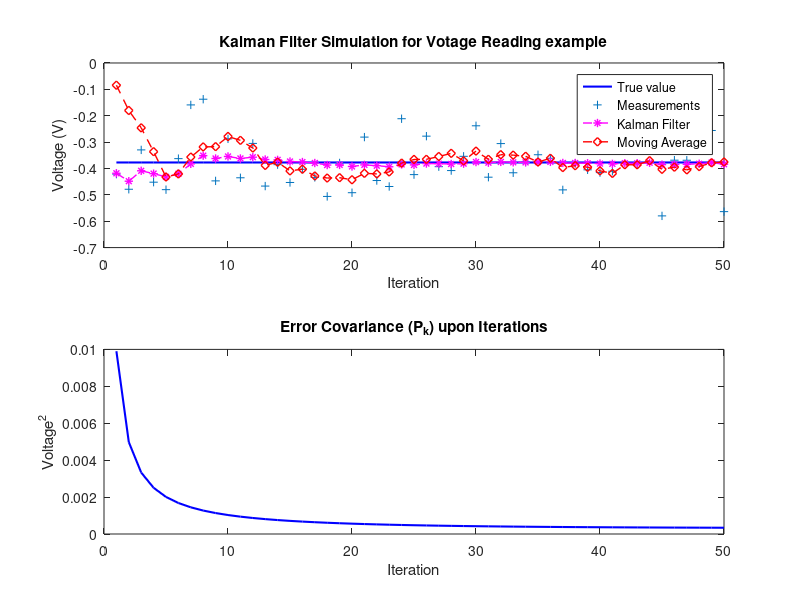

The MATLAB script that drew this image:
%--------------------------------------------------------------------------
% Name:            simpleKalmanFilter.m
%
% Description:     Implementation of Kalman Fiter in Matlab according to 
%                  the paper entitled "An Introduction to the Kalman Filter"
%                  by Greg Welch and Gary Bishop. The paper is available at
%                  https://www.cs.unc.edu/~welch/media/pdf/kalman_intro.pdf
%                  This example is based on the voltage reading error
%                  expressed in the above mentioned paper. The resultant
%                  graph could be a little bit different from the provided
%                  one in the paper because of the random generator used in
%                  this specific implementation.
%
% Author:          Cung Lian Sang
%                  salaikyonekyone12@gmail.com (or)
%                  csang@tecahfak.uni-bielefeld.de
%
% Date:            August 10, 2018
%--------------------------------------------------------------------------


close all; clear; clc;

%%%%%%%%%%%%%%%%%%%%%%%%%%%%%%%%%%%%%%%%%%%%%%%
%%% Initial Parameters & System Design %%%%%%%%
%%%%%%%%%%%%%%%%%%%%%%%%%%%%%%%%%%%%%%%%%%%%%%%

no_Samples = 50;            % no. of samples
Vtrue = -0.37727;           % true value
sigma_meas = 0.1;           % measurement sigma value (error variation)
iteration = 1: no_Samples;
Xtrue = zeros(1, no_Samples); % Vector of true value (for graph)
Xtrue(:) = Vtrue;



% Previous state estimated value (a priori)
Xk_prev = [];           % \cap{x_k}_minus symbol in documentation (priori)

% Current state (a posteriori) estimate value (initial guess): 
% it is guessed that 0.2 times error of the true value in initial state
Xk =  Vtrue * 0.2;       % this is our initial guess (a posteriori)

% State transtion Matrix A represents the dynamics of the system.
% Here we read voltage data from only one reading. so A = 1 (one value matrix)
A = 1;

% The error matrix (or the confidence matrix): Pk states whether more weight
% should be given to the new measurement or to the model estimated value.
Pk = 1.0;               % Pk cannot be zero in initial guess (a posteriori)
Pk_prev = [];           % P_k_minus symbol in the paper (a Priori)

% Q is the process noise covariance. It represents the amount of uncertainty
% in the model. In practice, it is really difficult to know the exact
% value. Normally, it is assumed that the noise is Gaussian with zero mean.
Q = 1 * 10^-5 ;         % process noise (system model error)

% % H is the measurement matrix or Observation model matrix. 
% Again only one reading infos. So a matix of 1.
H = 1;

% R is the measurement noise covariance. It represents the amount of errror
% in our measurement. Here, a matrix with single value again. In practice,
% this value can be found statistically before the KF is applied.
R = 0.1 * 0.1 ;        % measurement noise (feel free to play with the value)


% Buffers for plotting the results on the Graph
Xk_buffer = zeros(1, no_Samples);      % Kalman's estimated data buffer              
Z_buffer = zeros(1, no_Samples);       % noisy measurement data buffer
Pk_buffer = zeros(1, no_Samples);      % error covariance data buffer


%%%%%%%%%%%%%%%%%%%%%%%%%%%%%%%%%%%%%%%%
%%% Kalman Iteration %%%%%%%%%%%%%%%%%%%
%%%%%%%%%%%%%%%%%%%%%%%%%%%%%%%%%%%%%%%%

for i = 1 : no_Samples
    
    % Z is the measurement vector. Here, the simulated noise is added to the 
    % voltage reading data. In practice, the real data should come here.
    Z = Xtrue(i)+ sigma_meas * randn;    % simulated noise multipy by 0.1 variation
    Z_buffer(i) = Z;
        
    
    %%%%%%%%%%%%%%%%%%%%%%%%%%%%%%%%%%%%%%%%%%%%%%%
    %%% Time Update (a.k.a. Prediction stage)%%%%%%
    %%%%%%%%%%%%%%%%%%%%%%%%%%%%%%%%%%%%%%%%%%%%%%%   
    % 1. Project the state ahead
    Xk_prev = A * Xk ;          % There is no control signal input. So, uk = 0;
    
    % 2. Project the error covariance ahead
    Pk_prev = A * Pk * A' + Q;  % Initial value for Pk shoud be guessed.                   
                                   
    
    %%%%%%%%%%%%%%%%%%%%%%%%%%%%%%%%%%%%%%%%%%%%%%%%%%%%%%%%%%%%%%%%%%%%%%%
    %%% Measurement Update (a.k.a. Correction or Innovation stage) %%%%%%%
    %%%%%%%%%%%%%%%%%%%%%%%%%%%%%%%%%%%%%%%%%%%%%%%%%%%%%%%%%%%%%%%%%%%%%%%
    S = H * Pk_prev * H' + R;   % prepare for the inverse Matrix
    
    % 1. compute the Kalman gain
    K = (Pk_prev * H')/S;       % K = Pk_prev * H' * inv(S); 
    
    % 2. update the estimate with measurement Zk
    Xk = Xk_prev + K * (Z - H * Xk_prev);
    Xk_buffer(:, i) = Xk;
    
    % 3. Update the error Covariance
    Pk = Pk_prev - K * H * Pk_prev;   % Pk = (I - K*H)Pk_prev
    
    Pk_buffer(i) = Pk;        % for graphical result purpose only
    
end


% Moving Average Filter for comparing the results
windowSize = 5;
b = (1/windowSize)*ones(1,windowSize);
a = 1;
movingAverage = filter(b, a, Z_buffer);


%%%%%%%%%%%%%%%%%%%%%%%%%%%%%%%%%%%%%%%%%%%%
%%% Plot the resultant graph %%%%%%%%%%%%%%%
%%%%%%%%%%%%%%%%%%%%%%%%%%%%%%%%%%%%%%%%%%%%

% Graphcial comparison b/w Kalman filter and Noisy Measurement
figure;
subplot(2,1,1)
plot(iteration, Xtrue, 'b', 'LineWidth', 1.5);
hold on;
% scatter(iteration, Z_buffer, '+', 'k', 'LineWidth', 1.5);
scatter(iteration, Z_buffer, [], '+');
plot(iteration, Xk_buffer, 'm--*', 'LineWidth', 1);
plot(iteration, movingAverage, 'r--d', 'LineWidth', 1);
title('Kalman Filter Simulation for Votage Reading example');
xlabel('Iteration');
ylabel('Voltage (V)');
legend('True value','Measurements','Kalman Filter', 'Moving Average');
hold off;

% Graph of Error Covariance 
subplot(2, 1, 2)
plot(iteration, Pk_buffer,'b', 'Linewidth', 1.5);
title('Error Covariance (P_k) upon Iterations');
xlabel('Iteration');
ylabel('Voltage^2');

